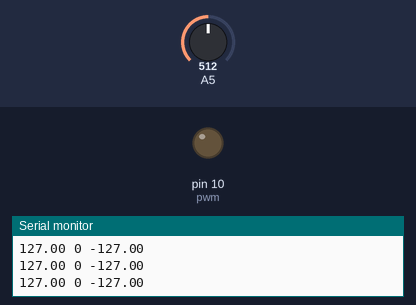
This sketch was run on a simulated Arduino Uno, built with avr-gcc and run on an emulated ATmega328P. On the bench: output pins drawn as LEDs (lit = HIGH), the last lines printed to the serial monitor. The test bench sets the inputs (shaded band); at power-on: A5 = 512.

Above: at 1.2 s.
1.3 s: A5 set to 0
At 1.6 s:
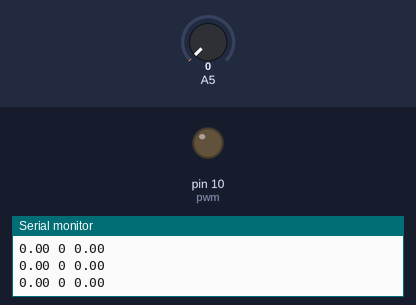
2.8 s: A5 set to 3
4.3 s: A5 set to 6
7.3 s: A5 set to 306
At 7.46 s:
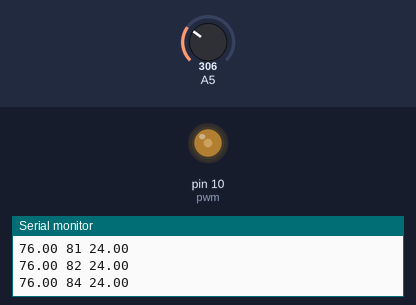
10.3 s: A5 set to 716
At 11.3 s:
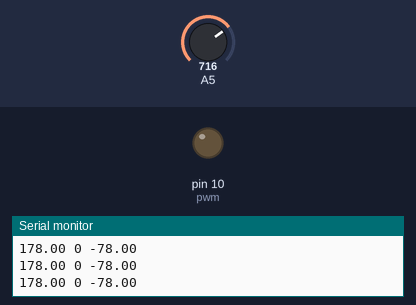
13.3 s: A5 set to 740
Timing chart, 0 to 15.8 s (numbered marks = the images above; inputs shaded):
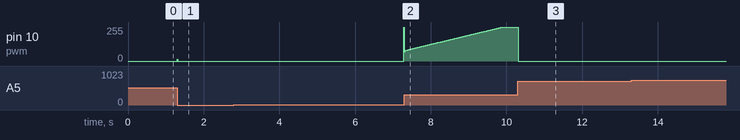

Measured:
- after the input at 1.3 s, pin 10 (pwm): 0/255 → 12/255 at once, → 0/255 0.01 s later
- after the input at 10.3 s, pin 10 (pwm): 255/255 → 0/255 at once

The sketch:

PID_control_Alireza_Amiri_4.ino
```cpp
#include <PID_v1.h>
double Setpoint, Input, Output , error;
double Kp=3, Ki=50, Kd=0.0001;
int pwm=10;
int sensor=5;
int duty;
int i;
const int sampleRate = 1; // Variable that determines how fast our PID loop runs
PID myPID(&Input, &Output, &Setpoint, Kp, Ki, Kd, DIRECT);
void setup()
{
 int Setpoint=100;
 i = 0;
 duty=127;
 Serial.begin(9600);
 pinMode(pwm,OUTPUT);
 pinMode(sensor,INPUT);
 myPID.SetMode(AUTOMATIC); //Turn on the PID loop
myPID.SetSampleTime(sampleRate); //Sets the sample rate
}
void loop()
{


 if( i>= 500)
 {
   if (Setpoint == 100)
   {
   Setpoint = 180;
   }
   else{
     Setpoint = 100;
   }
   i=0;
 }


Input=analogRead(A5);
Input=map(Input,0,1023,0,255);
error=Setpoint-Input;
myPID.Compute(); //Run the PID loop
duty=Output;
analogWrite(pwm,duty);
Serial.print(Input);
Serial.print(" ");
Serial.print(duty);
Serial.print(" ");
Serial.println(error);

i ++;


}
```
